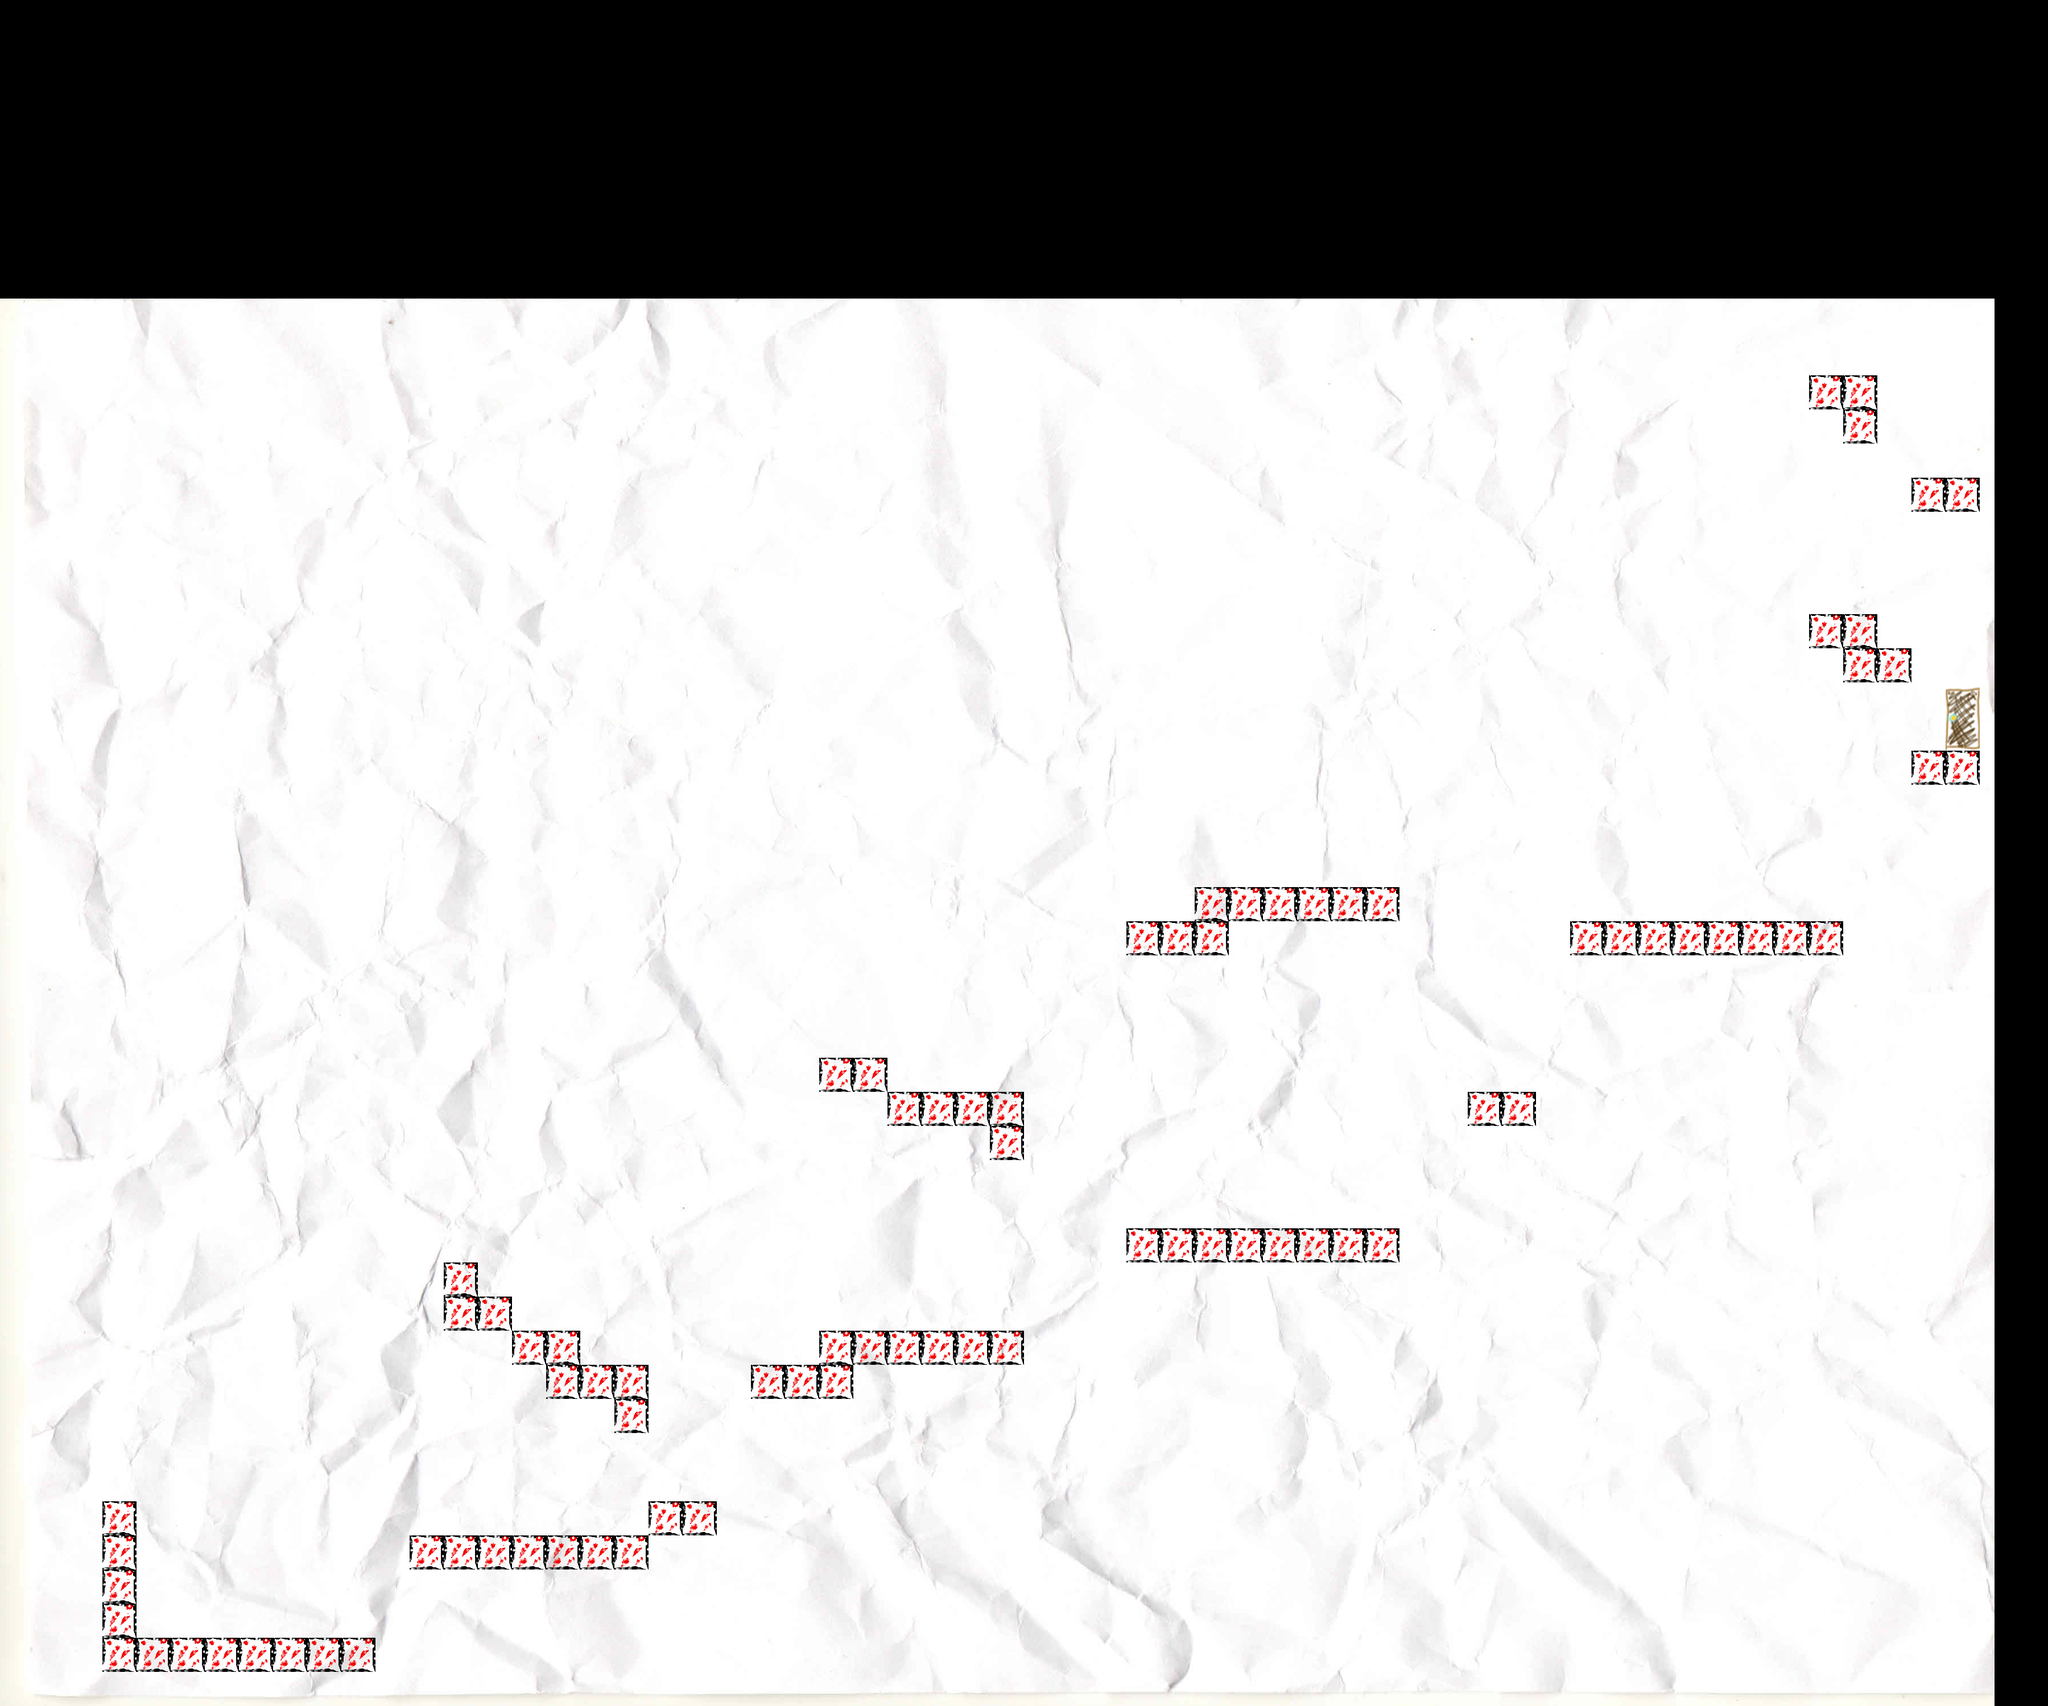

The image is a tile-based game level rendered from a .tmx file. Its description and source (layers, tilesets, objects; grid data summarised) follow:
An orthogonal 60x50 tile map with 60x60 px tiles, 2 tile layers (tiles, ttts), 1 image layer and 2 objects.

<map version="1.8" tiledversion="1.8.4" orientation="orthogonal" renderorder="right-down" width="60" height="50" tilewidth="60" tileheight="60" infinite="0" nextlayerid="6" nextobjectid="4">
 <tileset firstgid="1" name="tile" tilewidth="60" tileheight="60" tilecount="4" columns="2">
  <image source="tile.png" width="120" height="120" />
 </tileset>
 <imagelayer id="2" name="Слой изображений 1" offsetx="0" offsety="525">
  <image source="../backdrop.png" width="3506" height="2480" />
 </imagelayer>
 <layer id="1" name="tiles" width="60" height="50">
  <data>[3000 cells, 84 non-empty, 1 distinct tile ids]</data>
 </layer>
 <layer id="5" name="ttts" width="60" height="50">
  <data>[3000 cells, 2 non-empty, 2 distinct tile ids]</data>
 </layer>
 <objectgroup id="4" name="players">
  <object id="2" x="315" y="2790">
   <point />
  </object>
 </objectgroup>
 <objectgroup id="3" name="enemies">
  <object id="3" x="930" y="2670">
   <properties>
    <property name="left" type="float" value="750" />
    <property name="right" type="float" value="1000" />
   </properties>
   <point />
  </object>
 </objectgroup>
</map>